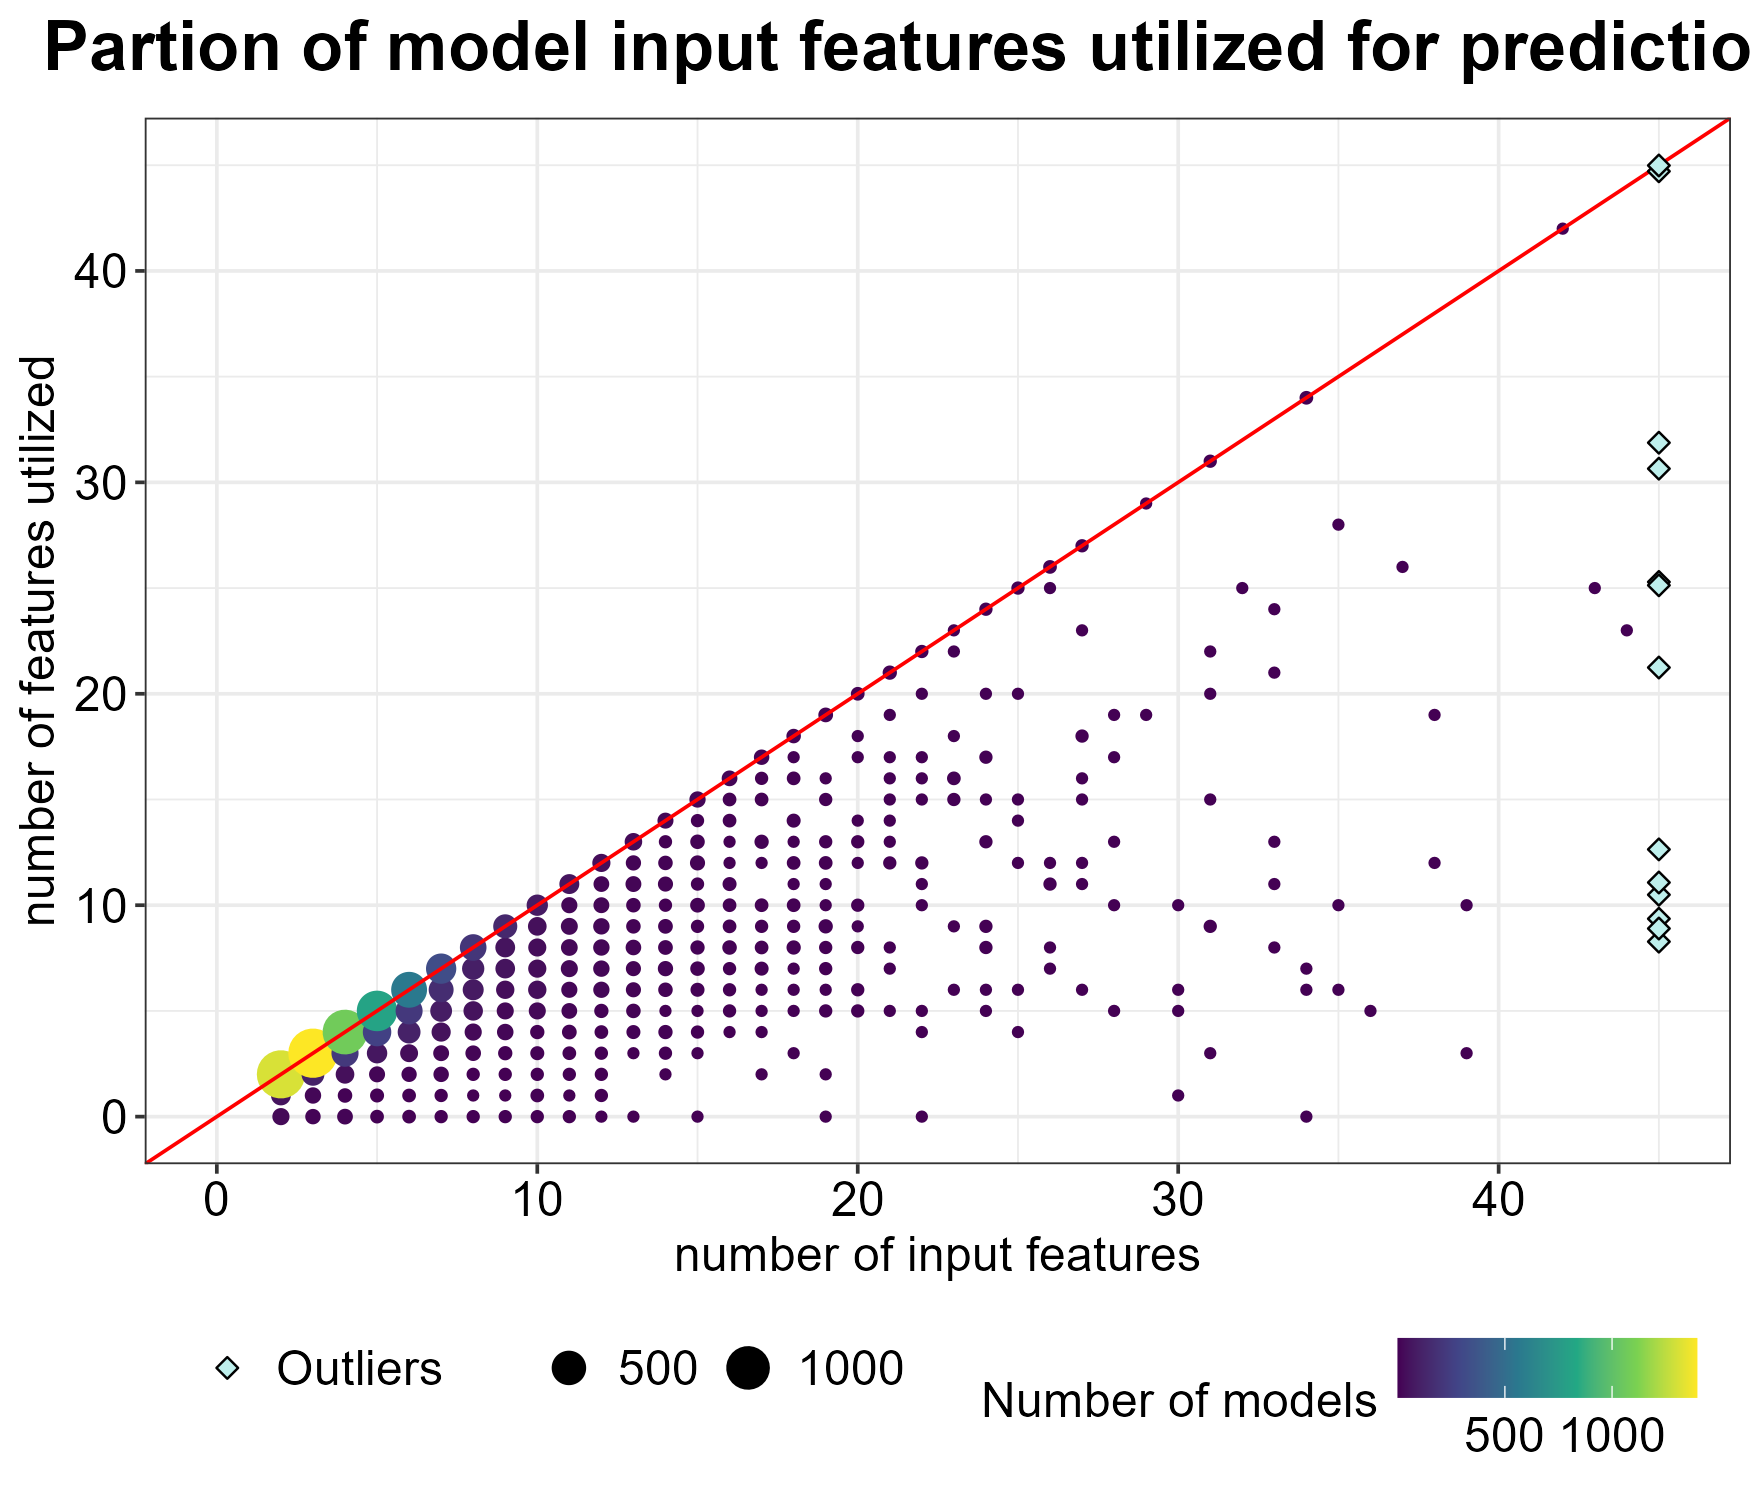

The script that saved this image:
# Load required libraries
library(MASS)
library(ggplot2)
library(viridis)
library(glmnet)
library(ggExtra)


# Function to process each file
process_file <- function(file_path) {
  # Load the .RData file - accessible as 'elasticnet_model'
  load(file_path)

  # Get the filename without extension
  filename <- tools::file_path_sans_ext(basename(file_path))

  # Get ident of lambda min based on the list with all lambdas
  lambda_min_value <- elasticnet_model$model$lambda.min # nolint: object_usage_linter.
  lambda_min_index <- which(elasticnet_model$model$lambda == lambda_min_value) # nolint: object_usage_linter.

  # Get the corresponding nzero value
  nzero_value <- elasticnet_model$model$nzero[lambda_min_index] # nolint: object_usage_linter.
  number_of_features <- elasticnet_model$model$glmnet.fit$dim[1] # nolint: object_usage_linter.

  # Create a data frame with the results
  result <- data.frame(filename = filename,
                       number_of_features = number_of_features,
                       nzero_value = nzero_value)
  return(result)
}

process_directory <- function(directory_path, import_limit, file_pattern) {
  # Get the list of .RData files in the directory
  file_list <- list.files(directory_path, pattern = file_pattern,
                          full.names = TRUE)
  print(paste("Number of detected files:", length(file_list)))
  print(paste("Used filename pattern", file_pattern))

  # Limit the number of files to import
  if (length(file_list) > import_limit) {
    file_list <- file_list[1:import_limit]
    print(paste("Number of imported files limited to", import_limit))
  }

  # Initialize an empty data frame to store the results
  result_df <- data.frame(filename = character(),
                          number_of_features = numeric(),
                          nzero_value = numeric(),
                          stringsAsFactors = FALSE)

  # Process each file and append the results to the data frame
  for (i in seq_along(file_list)) {
    file_path <- file_list[i]
    result <- process_file(file_path)
    result_df <- rbind(result_df, result)
    
    # Print the current number of processed files every 50 files
    if (i %% 50 == 0) {
      print(paste("Processed", i, "files"))
    }
  }

  return(result_df)
}

# Define the input directory path
#input_directory_path <- "C:/Users/johan/Desktop/standard_regression/regression_output/regression_output/"
input_directory_path <- "C:/Users/johan/Desktop/temp_inputfile_for_MA_plots/RegFeaturesXnzero/regression_output/regression_output/"


cat("imported directory path:\n", input_directory_path, "\n")

# Process the directory and get the results - Limit 9k - not more than 9k files
output_df <- process_directory(input_directory_path, 9050, "\\Pearson.RData$")
#output_df <- process_directory(input_directory_path, 20000, "\\Spearman.RData$")

# Print the resulting data frame
print(head(output_df))

p <- ggplot(output_df, aes(x = number_of_features, y = nzero_value)) +
  geom_count(aes(color = ..n..)) +
  scale_color_viridis_c() +
  labs(x = "number of input features", y = "number of features utilized", color = "Number of models", size = "") +
  ggtitle(expression(bold("Partion of model input features utilized for predictions"))) +
  theme_bw() +
  theme(
    # Make all text black
    text = element_text(color = "black"),
    plot.title = element_text(hjust = 0.5, size = 20),
    axis.title.x = element_text(size = 14),
    axis.title.y = element_text(size = 14),
    axis.text.x = element_text(size = 14, color = "black"),
    axis.text.y = element_text(size = 14, color = "black"),
    legend.title = element_text(size = 14),
    legend.text = element_text(size = 14),
    legend.position = "bottom" 
  ) +
  theme(plot.title = element_text(hjust = 0.5)) +
  scale_x_continuous(breaks = seq(0, 45, by = 10), limits = c(0, 45)) +
  scale_y_continuous(breaks = seq(0, 45, by = 10), limits = c(0, 45)) +
  coord_cartesian(xlim = c(0, 45), ylim = c(0, 45)) +
  geom_abline(intercept = 0, slope = 1, color = "red") +
  geom_jitter(data = subset(output_df, number_of_features > 45 | nzero_value > 45), 
              aes(x = pmin(number_of_features, 45), y = pmin(nzero_value, 45), shape = "Outliers"), 
              color = "#000000", fill = "#beefec", size = 2, width = 0, height = 0.5) +
  scale_shape_manual(name = "", values = c("Outliers" = 23))+
  guides(size = guide_legend(order = 2), shape = guide_legend(order = 1))


# Print cwd
print(getwd())

# directory of the script
script_dir <- dirname(sys.frame(1)$ofile)

# Create plot filepath with script directory
plot_filepath <- file.path(script_dir, "RegFeaturesXnzero")

# Save the plot as a SVG file
ggsave(paste(plot_filepath, ".svg", sep = ""), plot = p, width = 7, height = 6)

# Save the plot as a PNG file
ggsave(paste(plot_filepath, ".png", sep = ""), plot = p, width = 7, height = 6, dpi = 250)



density_plot_1 <- ggplot(output_df, aes(x = number_of_features)) +
  geom_density(fill = NA, color = "black", size = 1) +
  labs(title = "Density Distribution of Number of Features",
       x = "Number of Features",
       y = "Density") +
  theme_bw() +
  theme(
    plot.title = element_text(hjust = 0.5, size = 20),
    axis.title.x = element_text(size = 16),
    axis.title.y = element_text(size = 16),
    axis.text.x = element_text(size = 14, color = "black"),
    axis.text.y = element_text(size = 14, color = "black"),
    panel.grid.major = element_blank(),  # Remove major grid lines
    panel.grid.minor = element_blank()   # Remove minor grid lines
  ) +
  scale_x_continuous(limits = c(0, 45))


# Save the plot as a PNG file
ggsave(paste(plot_filepath, "_density_1.png", sep = ""), plot = density_plot_1, width = 11, height = 2, dpi = 200)
# Save the plot as a SVG file
ggsave(paste(plot_filepath, "_density_1.svg", sep = ""), plot = density_plot_1, width = 11, height = 2)

density_plot_2 <- ggplot(output_df, aes(x = nzero_value)) +
  geom_density(fill = NA, color = "black", size = 1.1) +
  labs(title = "Density Distribution of Number of Features",
       x = "Number of Features",
       y = "Density") +
  theme_bw() +
  theme(
    plot.title = element_text(hjust = 0.5, size = 20),
    axis.title.x = element_text(size = 16),
    axis.title.y = element_text(size = 16),
    axis.text.x = element_text(size = 14, color = "black"),
    axis.text.y = element_text(size = 14, color = "black"),
    panel.grid.major = element_blank(),  # Remove major grid lines
    panel.grid.minor = element_blank()   # Remove minor grid lines
  ) +
  scale_x_continuous(limits = c(0, 45))


# Save the plot as a PNG file
ggsave(paste(plot_filepath, "_density_2.png", sep = ""), plot = density_plot_2, width = 11, height = 2, dpi = 200)
# Save the plot as a SVG file
ggsave(paste(plot_filepath, "_density_2.svg", sep = ""), plot = density_plot_2, width = 8, height = 2)
